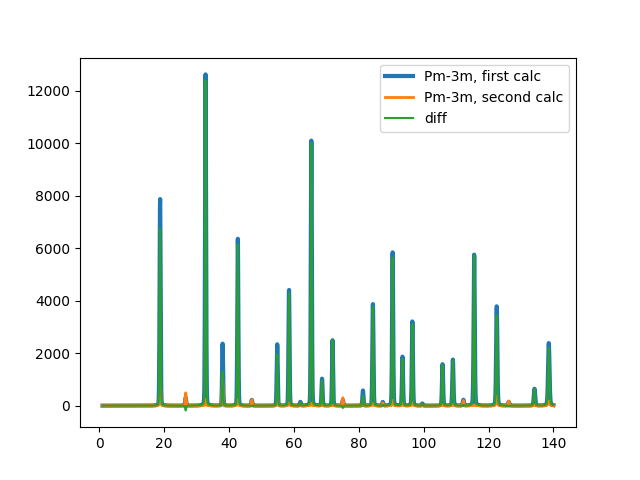

This chart was generated by the following Python code:
import argparse
import copy
import os
import matplotlib.pyplot as plt
import numpy as np

from pycrysfml import cfml_utilities


STUDY_DICT_PM3M = {
  "phases": [
    {
      "SrTiO3": {
        "_space_group_name_H-M_alt": "P m -3 m",
        "_cell_length_a": 3.9,
        "_cell_length_b": 3.9,
        "_cell_length_c": 3.9,
        "_cell_angle_alpha": 90,
        "_cell_angle_beta": 90,
        "_cell_angle_gamma": 90,
        "_atom_site": [
          {
            "_label": "Sr",
            "_type_symbol": "Sr",
            "_fract_x": 0.5,
            "_fract_y": 0.5,
            "_fract_z": 0.5,
            "_occupancy": 1,
            "_adp_type": "Biso",
            "_B_iso_or_equiv": 0.40
          },
          {
            "_label": "Ti",
            "_type_symbol": "Ti",
            "_fract_x": 0,
            "_fract_y": 0,
            "_fract_z": 0,
            "_occupancy": 1,
            "_adp_type": "Biso",
            "_B_iso_or_equiv": 0.50
          },
          {
            "_label": "O",
            "_type_symbol": "O",
            "_fract_x": 0.5,
            "_fract_y": 0,
            "_fract_z": 0,
            "_occupancy": 1,
            "_adp_type": "Biso",
            "_B_iso_or_equiv": 0.65
          }
        ]
      }
    }
  ],
  "experiments": [
    {
      "NPD": {
        "_diffrn_source": "nuclear reactor",
        "_diffrn_radiation_probe": "neutron",
        "_diffrn_radiation_wavelength": 1.27,
        "_pd_instr_resolution_u": 0.02,
        "_pd_instr_resolution_v": -0.02,
        "_pd_instr_resolution_w": 0.12,
        "_pd_instr_resolution_x": 0.0015,
        "_pd_instr_resolution_y": 0,
        "_pd_instr_reflex_asymmetry_p1": 0,
        "_pd_instr_reflex_asymmetry_p2": 0,
        "_pd_instr_reflex_asymmetry_p3": 0,
        "_pd_instr_reflex_asymmetry_p4": 0,
        "_pd_meas_2theta_offset": 0,
        "_pd_meas_2theta_range_min": 1,
        "_pd_meas_2theta_range_max": 140,
        "_pd_meas_2theta_range_inc": 0.05
      }
    }
  ]
}

# Help functions

def parsed_args():
    parser = argparse.ArgumentParser(formatter_class=argparse.ArgumentDefaultsHelpFormatter)
    parser.add_argument("--calc",
                        default="none",
                        choices=['none', 'pm3m', 'pnma-then-pm3m'],
                        type=str.lower,
                        help="calculation order: only SG Pm-3m, or first SG Pnma and then SG Pm-3m")
    parser.add_argument("--plot",
                        action='store_true',
                        help="plot simulated patterns after previous runs")
    return parser.parse_args()

def generated_x_array(study_dict:dict):
    experiment = study_dict['experiments'][0]['NPD']
    start = experiment['_pd_meas_2theta_range_min']
    stop = experiment['_pd_meas_2theta_range_max']
    step = experiment['_pd_meas_2theta_range_inc']
    x = np.arange(start=start, stop=stop+step, step=step)
    return x

def compute_pattern(study_dict:dict):
    _, y = cfml_utilities.powder_pattern_from_json(study_dict)  # returns x and y arrays
    #_, y = crysfml08lib.f_powder_pattern_from_json(study_dict)  # returns x and y arrays
    y = y.astype(np.float64)
    return y

# Main

if __name__ == '__main__':
    ARGS = parsed_args()

    if ARGS.calc == 'pm3m':
        study_dict = copy.deepcopy(STUDY_DICT_PM3M)

        y_pm3m = compute_pattern(study_dict)

        file_name = 'y-pm3m_first-calc.txt'
        np.savetxt(file_name, y_pm3m, fmt='%10.2f')

        sg = study_dict['phases'][0]['SrTiO3']['_space_group_name_H-M_alt']
        print(f"First calculation for SG '{sg}' saved into '{file_name}'")

    if ARGS.calc == 'pnma-then-pm3m':
        study_dict = copy.deepcopy(STUDY_DICT_PM3M)

        study_dict['phases'][0]['SrTiO3']['_space_group_name_H-M_alt'] = 'P n m a'
        y_pnma = compute_pattern(study_dict)

        study_dict['phases'][0]['SrTiO3']['_space_group_name_H-M_alt'] = 'P m -3 m'
        y_pm3m = compute_pattern(study_dict)

        file_name = 'y-pm3m_second-calc.txt'
        np.savetxt(file_name, y_pm3m, fmt='%10.2f')

        sg = study_dict['phases'][0]['SrTiO3']['_space_group_name_H-M_alt']
        print(f"Second calculation for SG '{sg}' saved into '{file_name}'")

    if ARGS.plot:
        study_dict = copy.deepcopy(STUDY_DICT_PM3M)

        x = generated_x_array(study_dict)

        y_pm3m_1 = np.loadtxt('y-pm3m_first-calc.txt', unpack=True)
        y_pm3m_2 = np.loadtxt('y-pm3m_second-calc.txt', unpack=True)

        plt.plot(x, y_pm3m_1, '-', linewidth=3)
        plt.plot(x, y_pm3m_2, '-', linewidth=2)
        plt.plot(x, y_pm3m_1-y_pm3m_2, '-')
        #plt.xlim([31, 35])

        plt.legend(["Pm-3m, first calc", "Pm-3m, second calc", "diff"])

        plt.show()
